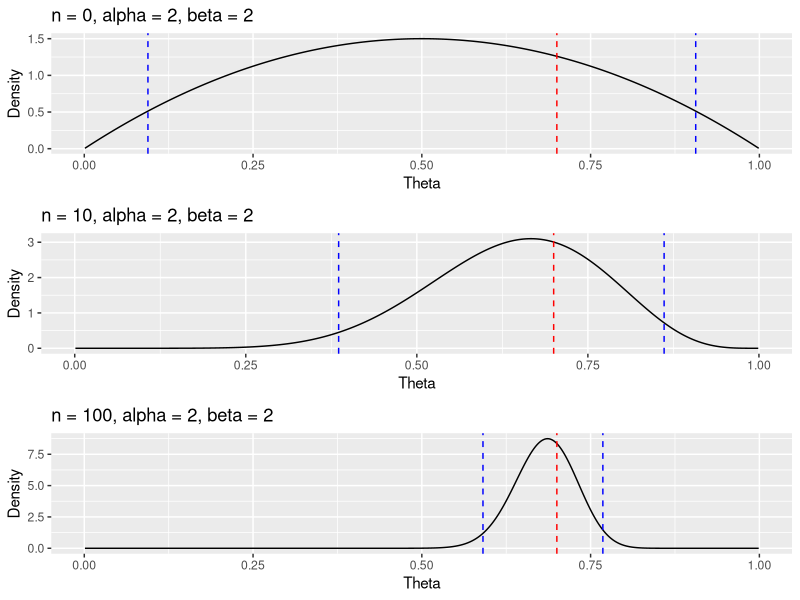
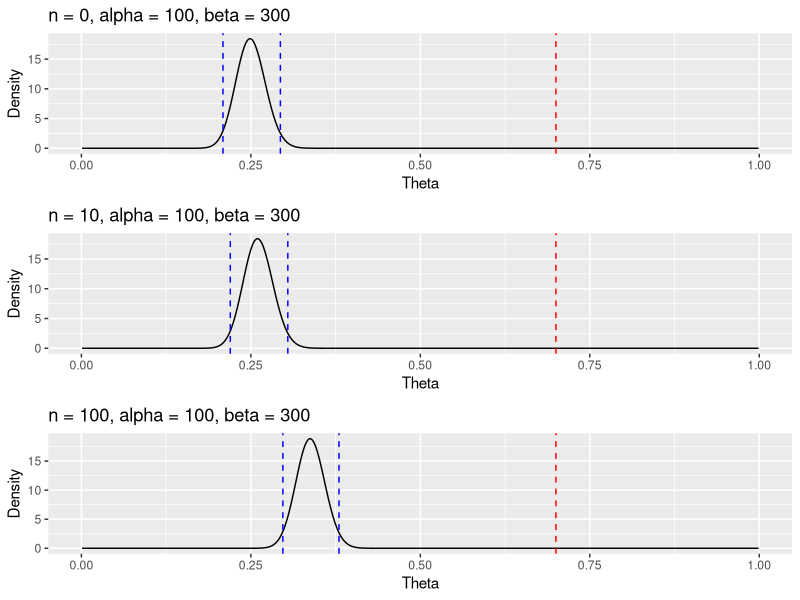
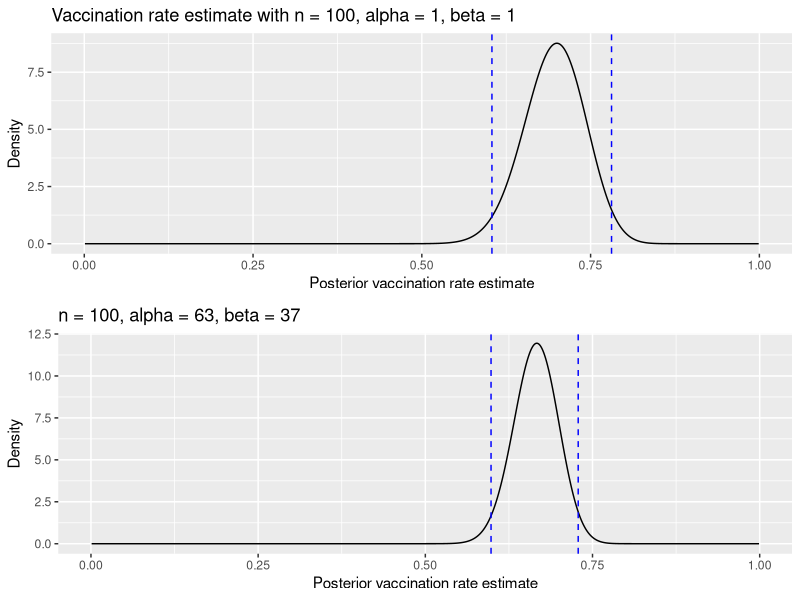

The R source for these figures, in order:
## ---- chunk 1
knitr::opts_chunk$set(echo = TRUE)
## ---- chunk 2
library(ggplot2)
library(gridExtra)

# define x range for plotting
xs = seq(.001, .999, .001)

# generate Bernoulli samples
set.seed(440)
x_samps = rbinom(1000, 1, .7)
plot_posterior = function(n, prior_a, prior_b) {
  x_sum = sum(x_samps[1:n])

  post_a = prior_a + x_sum
  post_b = prior_b + n - x_sum

  ggplot(data=data.frame(x=xs, y=dbeta(xs, post_a, post_b)),
        mapping=aes(x=x, y=y)) +
    geom_line() +
    geom_vline(xintercept=qbeta(c(.025, .975), post_a, post_b),
              color="blue", linetype="dashed") +
    geom_vline(xintercept=.7,
              color="red",
              linetype="dashed") +
    ggtitle(sprintf("n = %s, alpha = %s, beta = %s", n, prior_a, prior_b)) +
    xlab("Theta") +
    ylab("Density")
}

p1 = plot_posterior(0, 2, 2)
p2 = plot_posterior(10, 2, 2)
p3 = plot_posterior(100, 2, 2)
grid.arrange(p1, p2, p3, ncol=1)

p1 = plot_posterior(0, 100, 300)
p2 = plot_posterior(10, 100, 300)
p3 = plot_posterior(100, 100, 300)
grid.arrange(p1, p2, p3, ncol=1)
## ---- chunk 3
# uniform prior: beta(1, 1)
unif_prior_est = ggplot(data=data.frame(x=xs,
                      y=dbeta(xs, 71, 31)),
    mapping=aes(x=x, y=y)) +
  geom_line() +
  geom_vline(xintercept=qbeta(c(.025, .975), 71, 31),
            color="blue", linetype="dashed") +
  ggtitle(sprintf("Vaccination rate estimate with n = %s, alpha = %s, beta = %s", 100, 1, 1)) +
  xlab("Posterior vaccination rate estimate") +
  ylab("Density")

centre_prior_est = ggplot(data=data.frame(x=xs, y=dbeta(xs, 133, 67)),
      mapping=aes(x=x, y=y)) +
  geom_line() +
  geom_vline(xintercept=qbeta(c(.025, .975), 133, 67),
            color="blue", linetype="dashed") +
  ggtitle(sprintf("n = %s, alpha = %s, beta = %s", 100, 63, 37)) +
  xlab("Posterior vaccination rate estimate") +
  ylab("Density")

grid.arrange(unif_prior_est, centre_prior_est, ncol=1)
